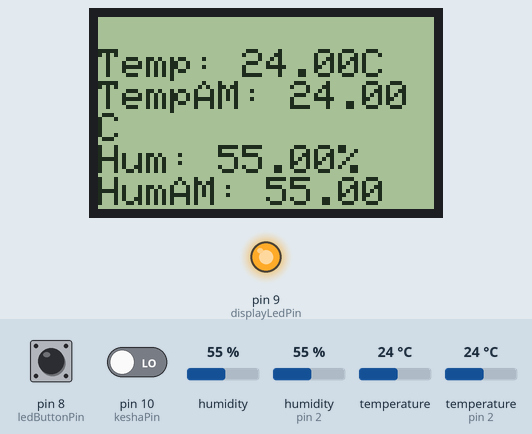
Bench run of a program on a simulated Arduino Uno, built with avr-gcc and run on an emulated ATmega328P. Parts: 84×48 one-colour display, output pins drawn as LEDs (lit = HIGH). The test bench sets the inputs (shaded band); at power-on: pin 8 (ledButtonPin) LOW, pin 10 (keshaPin) LOW, humidity 55 %, humidity (sensor on pin 2) 55 %, temperature 24 °C, temperature (sensor on pin 2) 24 °C. What the program prints to the serial monitor is not drawn.

Above: at 2.2 s.
5.7 s: pin 8 (ledButtonPin) pulled HIGH for 3.2 s
At 9.7 s:
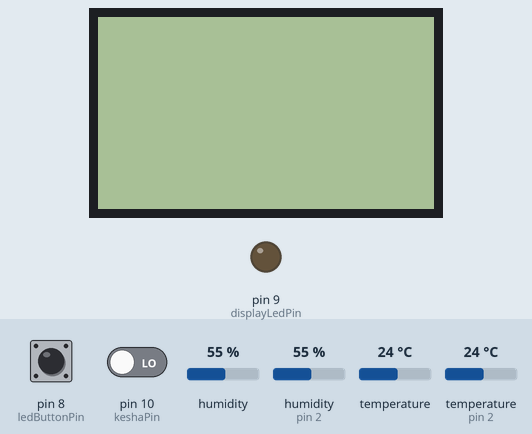
14.1 s: pin 8 (ledButtonPin) pulled HIGH for 1.3 s
At 19.2 s:
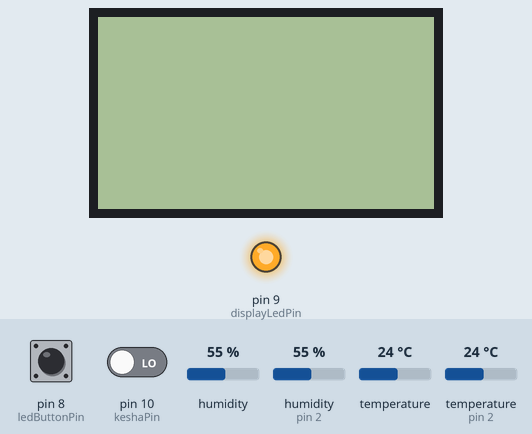
Timing chart, 0 to 20.7 s (numbered marks = the images above; inputs shaded):
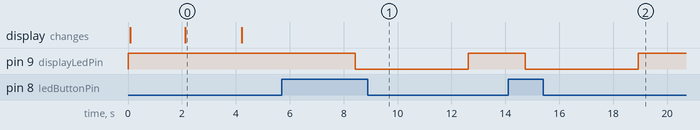

Measured:
- after the input at 5.7 s, pin 9 (displayLedPin): HIGH → LOW after 2.7 s, → HIGH 4.2 s later
- after the input at 14.1 s, pin 9 (displayLedPin): HIGH → LOW after 0.63 s, → HIGH 4.2 s later
- what the display in image 0 shows lasts 2.1 s, from 2.1 s to 4.2 s

The program:

main.cpp
```cpp
#include <Arduino.h>
#include <Adafruit_GFX.h>
#include <Adafruit_PCD8544.h>
#include <Adafruit_Sensor.h>
#include <DHT.h>
#include <DHT_U.h>
#include "Adafruit_AM2320.h"

//#define ESP8266

#include <Wire.h>
//#include <AM2320.h>

// #include <SPI.h>

#define DHTTYPE DHT11 // DHT 11
#define DHTPIN 2
#define ESP8266

Adafruit_AM2320 am2320 = Adafruit_AM2320();

unsigned long timing;

//AM2320 sensor2;

Adafruit_PCD8544 display = Adafruit_PCD8544(3, 4, 5, 6, 7);
int count = 0;
unsigned long delayStart = 0;
bool delayRunning = false;
long delayPeriod = 5000;
int ledButtonPin = 8;
int displayLedPin = 9;
int keshaPin = 10;
bool showKeshaMessage = false;

int keshaButtonState = 0;     // текущее состояние кнопки
int keshaLastButtonState = 0; // предыдущее состояние кнопки
// используем тип без знака, чтобы использовать большие числа
unsigned long lastDebounceTime = 0; // последнее время
unsigned long debounceDelay = 50;   // задержка, увеличьте в случае необходимости

DHT_Unified dht(DHTPIN, DHTTYPE);

uint32_t delayMS;

//Adafruit_AM2320 am2320 = Adafruit_AM2320();

void setup()
{
  //pins
  pinMode(ledButtonPin, INPUT);
  pinMode(displayLedPin, OUTPUT);
  pinMode(keshaPin, INPUT);

  digitalWrite(displayLedPin, HIGH);
  // инициализация и очистка дисплея
  display.begin();
  display.clearDisplay();
  display.display();

  display.setContrast(60); // установка контраста
  //delay(1000);
  display.setTextSize(1);      // установка размера шрифта
  display.setTextColor(BLACK); // установка цвета текста
  display.setCursor(0, 0);     // установка позиции курсора

  //display.println("Hello, world!");
  display.println("Kesha, Pidor");
  // display.println(1);
  display.display();

  //meteo init

  Serial.begin(9600);
  // Initialize device.
  dht.begin();
  // Print temperature sensor details.
  sensor_t sensor;
  dht.temperature().getSensor(&sensor);
  dht.humidity().getSensor(&sensor);

  delayStart = millis(); // start delay
  delayRunning = true;   // not finished yet

  Serial.println("Adafruit AM2320 Basic Test");
  //sensor2.begin(12,13);
  //sensor2.begin();

  Wire.begin();

  am2320.begin();
}

void ShowTempInSerial()
{
  if (millis() - timing > 1000)
  { // Вместо 1000 подставьте нужное вам значение паузы
    timing = millis();

     Serial.print("Temp: ");
     Serial.println(am2320.readTemperature());
     Serial.print("Hum: ");
     Serial.println(am2320.readHumidity());
    // if (sensor2.measure())
    // {
    //   Serial.print("Temperature: ");
    //   Serial.println(sensor2.getTemperature());
    //   Serial.print("Humidity: ");
    //   Serial.println(sensor2.getHumidity());
    // }
    // else
    // { // error has occured
    //   int errorCode = sensor2.getErrorCode();
    //   switch (errorCode)
    //   {
    //   case 1:
    //     Serial.println("ERR: Sensor is offline");
    //     break;
    //   case 2:
    //     Serial.println("ERR: CRC validation failed.");
    //     break;
    //   }
    // }

    // sensors_event_t event;
    // dht.temperature().getEvent(&event);
    // if (isnan(event.temperature))
    // {
    //   Serial.println("Error reading temperature!");
    // }
    // else
    // {
    //   Serial.println("Temp:");
    //   Serial.println(event.temperature);
    // }
    // // Get humidity event and print its value.
    // dht.humidity().getEvent(&event);
    // if (isnan(event.relative_humidity))
    // {
    //   Serial.println("Error reading humidity!");
    // }
    // else
    // {
    //   Serial.println("Humidity:");
    //   Serial.println(event.relative_humidity);
    // }

    Serial.println("1 second");
  }
}

void ShowTempAndHum()
{
  // Get temperature event and print its value.
  sensors_event_t event;
  dht.temperature().getEvent(&event);
  if (isnan(event.temperature))
  {
    display.println("Error reading temperature!");
  }
  else
  {
    display.print("Temp: ");
    display.print(event.temperature);
    display.print("C\n");
  }
  display.print("TempAM: ");
  //display.print(sensor2.getTemperature());
  display.println(am2320.readTemperature());
  display.print("C\n");

  // Get humidity event and print its value.
  dht.humidity().getEvent(&event);
  if (isnan(event.relative_humidity))
  {
    display.println("Error reading humidity!");
  }
  else
  {
    // display.println("Humidity: " + event.relative_humidity + "%");
    display.print("Hum: ");
    display.print(event.relative_humidity);
    display.print("%\n");
  }
  delay(2000);
  display.print("HumAM: ");
  //display.print(sensor2.getHumidity());
  display.println(am2320.readHumidity());
  display.print("%\n");
}

void loop()
{
  int buttonState = digitalRead(ledButtonPin);
  if (buttonState == HIGH)
  {
    digitalWrite(displayLedPin, LOW);
    delayRunning = true;
  }

  keshaButtonState = digitalRead(keshaPin);
  if (keshaButtonState != keshaLastButtonState)
  {
    // сбрасываем таймер
    //lastDebounceTime = millis();

    if (keshaButtonState == HIGH)
    {
      showKeshaMessage = !showKeshaMessage;
    }
    delay(50);
  }

  keshaLastButtonState = keshaButtonState;

  display.clearDisplay();
  if (delayRunning && ((millis() - delayStart) >= delayPeriod))
  {
    delayRunning = false; //  prevent this code being run more then once
    digitalWrite(displayLedPin, HIGH);
    delayStart = millis();
  }

  // //display.display();

  // display.setContrast(60); // установка контраста
  // //delay(1000);0
  // display.setTextSize(1);      // установка размера шрифта
  // display.setTextColor(BLACK); // установка цвета текста
  // display.setCursor(0, 0);     // установка позиции курсора
  ShowTempInSerial();
  ShowTempAndHum();
  //additional info
  if (showKeshaMessage == true)
  {
    display.println("Tu Pidor");
  }

  // display.println(count);
  // delay(1000);
  //count = count + 1;

  display.display();
}
```

AM2320.cpp
```cpp
// (licence header left out)
#include "AM2320.h"

#include <Wire.h>

AM2320::AM2320() {
    // do nothing
}

void  AM2320::begin() {
    Wire.begin();
}

#if defined(ESP8266)
void AM2320::begin(int sda, int scl) {
    Wire.begin(sda, scl);
}
#endif

float AM2320::getTemperature() {
    return _temperature;
}

float AM2320::getHumidity() {
    return _humidity;
}

bool AM2320::measure() {
    _errorCode = 0;

    if ( ! _read_registers(0x00, 4)) {
        _errorCode = 1;
        return false;
    }

    unsigned int receivedCrc = 0;       // allocate 16 bits for storing crc from sensor
    receivedCrc = ((receivedCrc | _buf[7]) << 8 | _buf[6]);   // pack high and low byte together

    if (receivedCrc == crc16(_buf, 6)) {
        int humudity = ((_buf[2] << 8) | _buf[3]);
        _humidity =  humudity / 10.0;

        int temperature = ((_buf[4] & 0x7F) << 8) | _buf[5];
        if ((_buf[2] & 0x80) >> 8 == 1) {       // negative temperature
            _temperature = (temperature / 10.0) * -1;    // devide data by 10 according to the datasheet
        }
        else {                                  // positive temperature
            _temperature = temperature / 10.0;           // devide data by 10 according to the datasheet
        }

        return true;
    }
    else {
        _errorCode = 2;
        return false;
    }

}

int AM2320::getErrorCode() {
    return _errorCode;
}

bool AM2320::_read_registers(int startAddress, int numByte) {
    _wake();                // wake up sensor

    Wire.beginTransmission(AM2320_ADDR);
    Wire.write(0x03);           // function code: 0x03 - read register data
    Wire.write(startAddress);   // begin address
    Wire.write(numByte);        // number of bytes to read

    // send and check result if not success, return error code
    if (Wire.endTransmission(true) != 0) {
        return false;                           // return sensor not ready code
    }
    delayMicroseconds(1500);                    // as specified in datasheet
    Wire.requestFrom(AM2320_ADDR, numByte + 4); // request bytes from sensor
                                                // see function code description in datasheet
    for ( int i = 0; i < numByte + 4; i++) {    // read
        _buf[i] = Wire.read();
    }

    return true;
}

void AM2320::_wake() {
    Wire.beginTransmission(AM2320_ADDR);
    Wire.endTransmission();
}

unsigned int crc16(byte *byte, unsigned int numByte) {
    unsigned int crc = 0xFFFF;          // 16-bit crc register

    while (numByte > 0) {               // loop until process all bytes
        crc ^= *byte;                   // exclusive-or crc with first byte

        for (int i = 0; i < 8; i++) {       // perform 8 shifts
            unsigned int lsb = crc & 0x01;  // extract LSB from crc
            crc >>= 1;                      // shift be one position to the right

            if (lsb == 0) {                 // LSB is 0
                continue;                   // repete the process
            }
            else {                          // LSB is 1
                crc ^= 0xA001;              // exclusive-or with 1010 0000 0000 0001
            }
        }

        numByte--;          // decrement number of byte left to be processed
        byte++;             // move to next byte
    }

    return crc;
}
```

AM2320.h
```cpp
// (licence header left out)
#ifndef AM2303_H
#define AM2303_H

#include <Arduino.h>

// address of AM2320
#define AM2320_ADDR 0x5C

// maximum number of bytes that can be read consequtively before
// sensor splits out error
#define MAX_BYTES_READ 10

class AM2320 {
    public:
        AM2320();

        void begin();

        #if defined(ESP8266)
        void begin(int sda, int scl);
        #endif

        bool measure();

        float getTemperature();
        float getHumidity();

        int getErrorCode();

    private:
        byte _buf[ MAX_BYTES_READ ];
        float _temperature;
        float _humidity;
        int _errorCode;
        void _wake();
        bool _read_registers(int startAddress, int numByte);

};

// compute CRC16
unsigned int crc16(byte *byte, unsigned int numByte);

#endif
```
